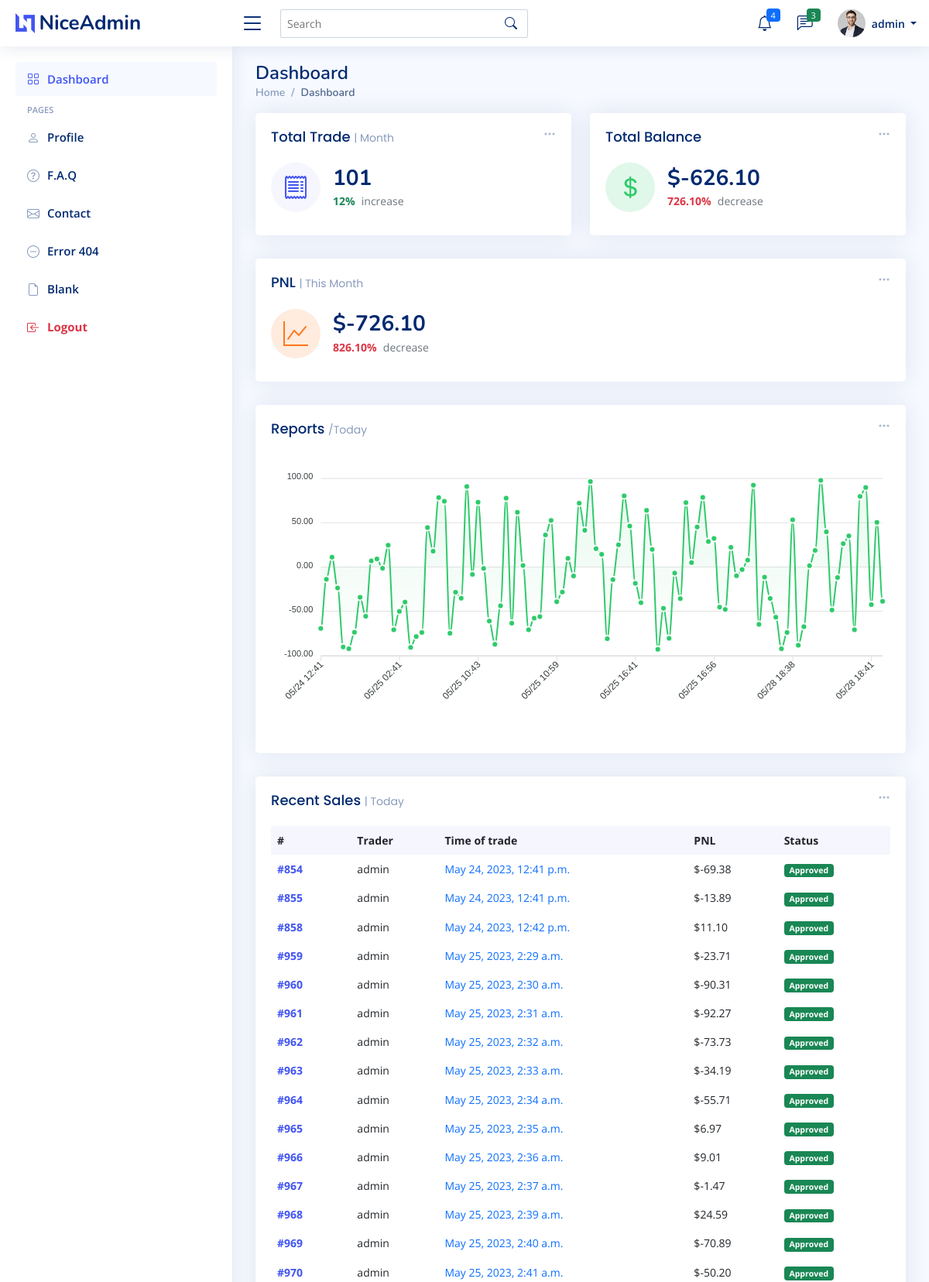
The app's page / (signed in, upper part) with its own data.
### Dashboard/models.py (models this page shows)
class Trade(models.Model):
    trader = models.ForeignKey(User, on_delete=models.CASCADE)
    timestamp = models.DateTimeField(auto_now_add=True)
    profit_loss = models.DecimalField(max_digits=10, decimal_places=2,default=generate_random_float)
    @staticmethod
    def get_total_profit(user):
        total_profit = Trade.objects.filter(trader=user).aggregate(profit=Sum('profit_loss', filter=models.Q(profit_loss__gt=0)))['profit']
        return total_profit or 0
    @staticmethod
    def get_total_loss(user):
        total_loss = Trade.objects.filter(trader=user).aggregate(loss=Sum('profit_loss', filter=models.Q(profit_loss__lt=0)))['loss']
        return total_loss or 0
    @staticmethod
    def get_total_profit_loss(user):
        total_profit = Trade.get_total_profit(user)
        total_loss = Trade.get_total_loss(user)
        total_profit_loss = total_profit + total_loss
        return total_profit_loss
    @staticmethod
    def get_total_balance(user):
        total_profit_loss=Trade.get_total_profit_loss(user)
        acct_balance=Trader.account_balance
        total_balance = (total_profit_loss + 100)
        return total_balance or 0
    def get_total_trade(user):
        return Trade.objects.filter(trader=user).count()

### Dashboard/views.py (the view, shortened to what this page needs)
# urls.py: path('',IndexView.as_view(), name='index'),
class IndexView(LoginRequiredMixin,TemplateView):
    template_name = "index.html"
    def get_context_data(self, **kwargs):
        context = super().get_context_data(**kwargs)
        trader = self.request.user
        Trades = Trade.objects.filter(trader=trader)
        time_data=self.get_time_data()
        total_profit_loss=Trade.get_total_profit_loss(trader)
        total_balance=Trade.get_total_balance(trader)
        total_trade_count = Trade.get_total_trade(trader)
        profit_loss_data = self.get_profit_loss_data()
        percentage_increase, percentage_decrease = self.calculate_percentage_changes(profit_loss=total_profit_loss, balance=100)
        percentage_increase_balance, percentage_decrease_balance = self.calculate_percentage_changes_balance(total_balance=total_balance)
        context={
            'Trades':Trades,'profit_loss_data':profit_loss_data,
            'time_data':time_data,'total_profit_loss':total_profit_loss,
            'total_balance':total_balance,'total_trade_count':total_trade_count,
            'percentage_increase':percentage_increase,'percentage_decrease':percentage_decrease,
            'percentage_increase_balance':percentage_increase_balance,'percentage_decrease_balance':percentage_decrease_balance}
        return context
    def get_profit_loss_data(self):
        trader = self.request.user
        trades = Trade.objects.filter(trader=trader)
        data = [float( trade.profit_loss) for trade in trades]
        return data
    def get_time_data(self):
        trader = self.request.user
        trades = Trade.objects.filter(trader=trader)
        data = [( trade.timestamp.strftime('%m/%d %H:%M')) for trade in trades]
        return data
    def calculate_percentage_changes(self, profit_loss, balance):
        if balance == 0:
            return 0.0, 0.0
        percentage_increase = round((profit_loss / balance) * 100, 2)
        percentage_decrease = round(((balance - profit_loss) / balance) * 100, 2)
        return percentage_increase, percentage_decrease
    def calculate_percentage_changes_balance(self, total_balance):
        account_balance = 100  # Get the initial account balance
        if account_balance == 0:
            return 0.0, 0.0
        percentage_increase = round(((total_balance - account_balance) / account_balance) * 100, 2)
        percentage_decrease = round(((account_balance - total_balance) / account_balance) * 100, 2)
        return percentage_increase, percentage_decrease

### templates/index.html (shortened to what this page needs)
{% load static %}
<!DOCTYPE html>
<html lang="en">
<head>
  {% include 'links.html' %}
</head>
<body>
  {% include 'header.html' %}
  {% include 'aside.html' %}
  <main id="main" class="main">
    <div class="pagetitle">
      <h1>Dashboard</h1>
      <nav>
        <ol class="breadcrumb">
          <li class="breadcrumb-item"><a href=" {% static 'index' %} ">Home</a></li>
          <li class="breadcrumb-item active">Dashboard</li>
        </ol>
      </nav>
    </div>
    <section class="section dashboard">
      <div class="row">
        <div class="col-lg-12">
          <div class="row">
            <div class="col-xxl-4 col-md-6">
              <div class="card info-card sales-card">
                <div class="filter">
                  <a class="icon" href="#" data-bs-toggle="dropdown"><i class="bi bi-three-dots"></i></a>
                </div>
                <div class="card-body">
                  <h5 class="card-title">Total Trade <span>| Month</span></h5>
                  <div class="d-flex align-items-center">
                    <div class="card-icon rounded-circle d-flex align-items-center justify-content-center">
                      <i class="bi bi-receipt"></i>
                    </div>
                    <div class="ps-3">
                      <h6> {{ total_trade_count }} </h6>
                      <span class="text-success small pt-1 fw-bold">12%</span> <span class="text-muted small pt-2 ps-1">increase</span>
                    </div>
                  </div>
                </div>
              </div>
            </div>
            <div class="col-xxl-4 col-md-6">
              <div class="card info-card revenue-card">
                <div class="filter">
                  <a class="icon" href="#" data-bs-toggle="dropdown"><i class="bi bi-three-dots"></i></a>
                </div>
                <div class="card-body">
                  <h5 class="card-title">Total Balance </h5>
                  <div class="d-flex align-items-center">
                    <div class="card-icon rounded-circle d-flex align-items-center justify-content-center">
                      <i class="bi bi-currency-dollar"></i>
                    </div>
                    {% if total_balance > 100 %}
                    <h6> &#x24;{{ total_balance|floatformat:2 }}</h6>
                    <span class="text-success small pt-1 fw-bold">{{percentage_increase_balance}}%</span> <span class="text-muted small pt-2 ps-1">increase</span>
                    {% else %}
                    <div class="ps-3">
                      <h6> &#x24;{{ total_balance|floatformat:2 }}</h6>
                      <span class="text-danger small pt-1 fw-bold">{{percentage_decrease_balance}}%</span> <span class="text-muted small pt-2 ps-1">decrease</span>
                      {% endif %}
                    </div>
                  </div>
                </div>
              </div>
            </div>
            <div class="col-xxl-4 col-xl-12">
              <div class="card info-card customers-card">
                <div class="filter">
                  <a class="icon" href="#" data-bs-toggle="dropdown"><i class="bi bi-three-dots"></i></a>
                </div>
                <div class="card-body">
                  <h5 class="card-title">PNL <span>| This Month</span></h5>
                  <div class="d-flex align-items-center">
                    <div class="card-icon rounded-circle d-flex align-items-center justify-content-center">
                      <i class="bi bi-graph-up"></i>
                    </div>
                    <div class="ps-3">
                      {% if total_profit_loss > 0 %}
                      <h6>&#36;{{ total_profit_loss|floatformat:2 }}</h6>
                      <span class="text-success small pt-1 fw-bold">{{percentage_increase|floatformat:2}}%</span> <span class="text-muted small pt-2 ps-1">increase</span>
                      {% else %}
                      <h6>&#36;{{ total_profit_loss|floatformat:2 }}</h6>
                      <span class="text-danger small pt-1 fw-bold">{{percentage_decrease|floatformat:2}}%</span> <span class="text-muted small pt-2 ps-1">decrease</span>
                      {% endif %}
                    </div>
                  </div>
                </div>
              </div>
            </div>
            <div class="col-12">
              <div class="card">
                <div class="filter">
                  <a class="icon" href="#" data-bs-toggle="dropdown"><i class="bi bi-three-dots"></i></a>
                </div>
                <div class="card-body">
                  <h5 class="card-title">Reports <span>/Today</span></h5>
                  <div id="reportsChart"></div>
                </div>
              </div>
            </div>
            <div class="col-12">
              <div class="card recent-sales">
                <div class="filter">
                  <a class="icon" href="#" data-bs-toggle="dropdown"><i class="bi bi-three-dots"></i></a>
                </div>
                <div class="card-body">
                  <h5 class="card-title">Recent Sales <span>| Today</span></h5>
                  <table class="table table-borderless datatable">
                    <thead>
                      <tr>
                        <th scope="col">#</th>
                        <th scope="col">Trader</th>
                        <th scope="col">Time of trade</th>
                        <th scope="col">PNL</th>
                        <th scope="col">Status</th>
                      </tr>
                    </thead>
                    <tbody>
                      {% for trade in Trades %}
                      <tr>
                        <th scope="row"><a href="#">#{{ trade.id }}</a></th>
                        <td>{{ trade.trader }}</td>
                        <td><a href="#" class="text-primary">{{ trade.timestamp }}</a></td>
                        <td>${{ trade.profit_loss }}</td>
                        <td><span class="badge bg-success">Approved</span></td>
                      </tr>
                      {% endfor %}
                    </tbody>
                  </table>
                </div>
              </div>
            </div>
          </div>
        </div>
      </div>
    </section>
  </main>
</body>
</html>

### templates/links.html (shortened to what this page needs)
{% load static %}
  <link href=" {% static 'assets/vendor/bootstrap/css/bootstrap.min.css' %} " rel="stylesheet">
  <link href=" {% static 'assets/vendor/bootstrap-icons/bootstrap-icons.css' %} " rel="stylesheet">
  <link href=" {% static 'assets/vendor/boxicons/css/boxicons.min.css' %} " rel="stylesheet">
  <link href=" {% static 'assets/vendor/quill/quill.snow.css' %} " rel="stylesheet">
  <link href=" {% static 'assets/vendor/quill/quill.bubble.css' %} " rel="stylesheet">
  <link href=" {% static 'assets/vendor/remixicon/remixicon.css' %} " rel="stylesheet">
  <link href=" {% static 'assets/vendor/simple-datatables/style.css' %} " rel="stylesheet">
  <link href=" {% static 'assets/css/style.css' %} " rel="stylesheet">

### templates/header.html (shortened to what this page needs)
{% load static %}
<header id="header" class="header fixed-top d-flex align-items-center">
    <div class="d-flex align-items-center justify-content-between">
      <a href=" {% static 'index.html' %} " class="logo d-flex align-items-center">
        <img src=" {% static 'assets/img/logo.png' %} " alt="">
        <span class="d-none d-lg-block">NiceAdmin</span>
      </a>
      <i class="bi bi-list toggle-sidebar-btn"></i>
    </div>
    <div class="search-bar">
      <form class="search-form d-flex align-items-center" method="POST" action="#">
        <input type="text" name="query" placeholder="Search" title="Enter search keyword">
        <button type="submit" title="Search"><i class="bi bi-search"></i></button>
      </form>
    </div>
    <nav class="header-nav ms-auto">
      <ul class="d-flex align-items-center">
        <li class="nav-item dropdown">
          <a class="nav-link nav-icon" href="#" data-bs-toggle="dropdown">
            <i class="bi bi-bell"></i>
            <span class="badge bg-primary badge-number">4</span>
          </a>
        </li>
        <li class="nav-item dropdown">
          <a class="nav-link nav-icon" href="#" data-bs-toggle="dropdown">
            <i class="bi bi-chat-left-text"></i>
            <span class="badge bg-success badge-number">3</span>
          </a>
        </li>
        <li class="nav-item dropdown pe-3">
            {% if request.user.is_authenticated %}
          <a class="nav-link nav-profile d-flex align-items-center pe-0" href="#" data-bs-toggle="dropdown">
            <img src=" {% static 'assets/img/profile-img.jpg' %} " alt="Profile" class="rounded-circle">
            <span class="d-none d-md-block dropdown-toggle ps-2"> {{ request.user.username }} </span>
          </a>
          {% endif %}
        </li>
      </ul>
    </nav>
  </header>

### templates/aside.html
{% load static %}
<aside id="sidebar" class="sidebar">
    <ul class="sidebar-nav" id="sidebar-nav">
      <li class="nav-item">
        <a class="nav-link " href=" {% url 'index' %} ">
          <i class="bi bi-grid"></i>
          <span>Dashboard</span>
        </a>
      </li>
      <li class="nav-heading">Pages</li>
      <li class="nav-item">
        <a class="nav-link collapsed" href="{% url 'profile' %} ">
          <i class="bi bi-person"></i>
          <span>Profile</span>
        </a>
      </li>
      <li class="nav-item">
        <a class="nav-link collapsed" href=" {% url 'faq' %} ">
          <i class="bi bi-question-circle"></i>
          <span>F.A.Q</span>
        </a>
      </li>
      <li class="nav-item">
        <a class="nav-link collapsed" href=" {% static 'pages-contact.html' %} ">
          <i class="bi bi-envelope"></i>
          <span>Contact</span>
        </a>
      </li>
      <li class="nav-item">
        <a class="nav-link collapsed" href=" {% static 'pages-error-404.html' %} ">
          <i class="bi bi-dash-circle"></i>
          <span>Error 404</span>
        </a>
      </li>
      <li class="nav-item">
        <a class="nav-link collapsed" href=" {% static 'pages-blank.html' %} ">
          <i class="bi bi-file-earmark"></i>
          <span>Blank</span>
        </a>
      </li>
      <li class="nav-item">
        <a class="nav-link collapsed fw-bold text-danger" href= "{% url 'logout' %}">
          <i class="bi bi-box-arrow-in-left text-danger"></i>
          <span >Logout</span>
        </a>
      </li>
    </ul>
  </aside>

### templates/script.html (shortened to what this page needs)
{% load static %}

### records on screen
Trade: id "854", trader "admin", timestamp "May 24, 2023, 12:41 p.m.", profit_loss "-69.38"
Trade: id "855", trader "admin", timestamp "May 24, 2023, 12:41 p.m.", profit_loss "-13.89"
Trade: id "858", trader "admin", timestamp "May 24, 2023, 12:42 p.m.", profit_loss "11.10"
Trade: id "959", trader "admin", timestamp "May 25, 2023, 2:29 a.m.", profit_loss "-23.71"
Trade: id "960", trader "admin", timestamp "May 25, 2023, 2:30 a.m.", profit_loss "-90.31"
Trade: id "961", trader "admin", timestamp "May 25, 2023, 2:31 a.m.", profit_loss "-92.27"
Trade: id "962", trader "admin", timestamp "May 25, 2023, 2:32 a.m.", profit_loss "-73.73"
Trade: id "963", trader "admin", timestamp "May 25, 2023, 2:33 a.m.", profit_loss "-34.19"
Trade: id "964", trader "admin", timestamp "May 25, 2023, 2:34 a.m.", profit_loss "-55.71"
Trade: id "965", trader "admin", timestamp "May 25, 2023, 2:35 a.m.", profit_loss "6.97"
Trade: id "966", trader "admin", timestamp "May 25, 2023, 2:36 a.m.", profit_loss "9.01"
Trade: id "967", trader "admin", timestamp "May 25, 2023, 2:37 a.m.", profit_loss "-1.47"
Trade: id "968", trader "admin", timestamp "May 25, 2023, 2:39 a.m.", profit_loss "24.59"
Trade: id "969", trader "admin", timestamp "May 25, 2023, 2:40 a.m.", profit_loss "-70.89"
Trade: id "970", trader "admin", timestamp "May 25, 2023, 2:41 a.m.", profit_loss "-50.20"

### other values on screen
{{ request.user.username }} "admin"
{{ total_trade_count }} "101"
{{ total_balance|floatformat:2 }} "-626.10"
{{ percentage_decrease_balance }} "726.10"
{{ total_profit_loss|floatformat:2 }} "-726.10"
{{ percentage_decrease|floatformat:2 }} "826.10"
